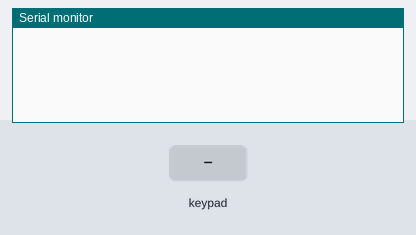
A sketch run on a simulated Arduino Mega 2560, built with avr-gcc and run on an emulated ATmega2560. Parts: the last lines printed to the serial monitor. Inputs (shaded band) come from the test bench.

Above: at 1.2 s.
1.3 s: key '1' pressed
At 1.9 s:
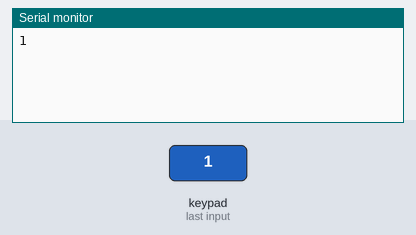
2.8 s: keypad keys 4 3 4 4 4 5 4 6 pressed 0.4 s apart
At 6.2 s:
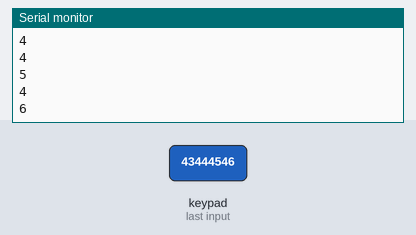
7.5 s: key '2' pressed
At 8.7 s:
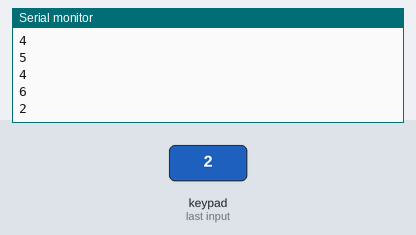
9.0 s: keypad keys 4 3 4 4 4 5 4 6 # pressed 0.4 s apart
At 12.6 s:
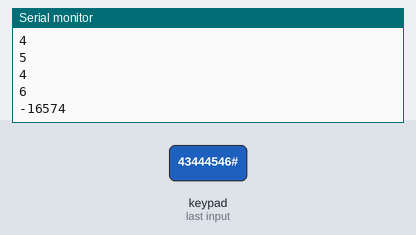
Timing chart, 0 to 14.1 s (numbered marks = the images above; inputs shaded):
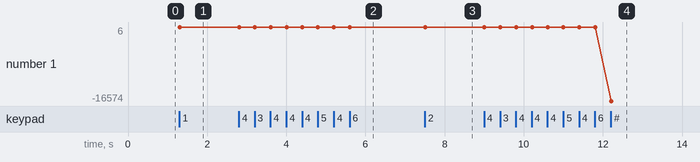

Measured:
- after the input at 1.3 s, the serial monitor: prints a new line at once (image 1)
- after the input at 2.8 s, the serial monitor: prints a new line at once (image 2)
- after the input at 7.5 s, the serial monitor: prints a new line at once (image 3)
- after the input at 9.0 s, the serial monitor: prints a new line at once (image 4)
- plotted number 1: 1 → 6 after the input at 2.8 s, 6 → 2 after the input at 7.5 s, 2 → -16574 after the input at 9.0 s

The sketch:

KEYPAD_dan_LCD_ASO.ino
```cpp
#include <Keypad.h>
//#include <LiquidCrystal.h>

const byte ROWS = 4; //four rows
const byte COLS = 3; //three columns
char keys[ROWS][COLS] = {
  {'1','2','3'},
  {'4','5','6'},
  {'7','8','9'},
  {'*','0','#'}
};
byte rowPins[ROWS] = {43, 44, 45, 46}; // connect to the row pinouts of the keypad
byte colPins[COLS] = {47, 48, 49};    // connect to the column pinouts of the keypad
Keypad kypd = Keypad( makeKeymap(keys), rowPins, colPins, ROWS, COLS );
//LiquidCrystal lcd(22, 2, 3, 26, 4, 30);

int v1 = 0;

void setup(){
  Serial.begin(9600);
}


int GetNumber(){
  int num  = 0;
  char key = kypd.getKey();
  while(key != '#')
  {
  switch (key)
  {
    case NO_KEY:
    break;

    case '0': case '1': case '2': case '3': case '4':
    case '5': case '6': case '7': case '8': case '9':
    Serial.println(key);
    num = num * 10 + (key - '0');
    break;

    case '*':
    num = 0;
    break;
  }
  key = kypd.getKey();
  }
  return num;
}


void loop(){
  v1 = GetNumber();

  Serial.println(v1);

  if (v1==14){
    Serial.println("Selamat Datang  ");
    Serial.println("TV anda 14 Inch ");
  }
  else if (v1==17){
    Serial.println("Selamat Datang  ");
    Serial.println("TV anda 17 Inch ");
  }
  else if (v1==20){
    Serial.println("Selamat Datang  ");
    Serial.println("TV anda 20 Inch ");
  }
  else if (v1==21){
    Serial.println("Selamat Datang  ");
    Serial.println("TV anda 21 Inch ");
  }
}
```
